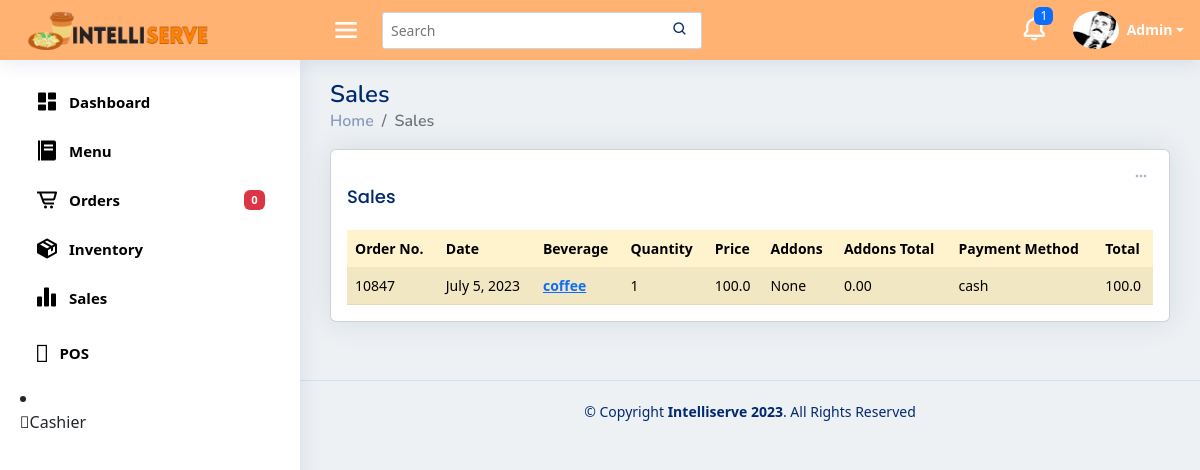
The app's page /sales with its own data.
### pos/models.py (models this page shows, shortened)
class buyItem(models.Model):
    buyName= models.CharField (max_length=255, null=True, blank=True)
    buySize = models.CharField(max_length=15, null=True, blank=True)
    buyQuantityMenu = models.PositiveIntegerField (null=True, blank=True)
    buyPrice = models.FloatField (null=True, blank=True)
    buyAddOns1 = models.CharField (max_length=255, null=True, blank=True)
    buyAddOns2 = models.CharField (max_length=255, null=True, blank=True)
    buyAddOns3 = models.CharField (max_length=255, null=True, blank=True)
    buyAddOns4 = models.CharField (max_length=255, null=True, blank=True)
    buyAddOns5 = models.CharField (max_length=255, null=True, blank=True)
    buyQuantityAO1 = models.PositiveIntegerField (null=True, blank=True)
    buyQuantityAO2 = models.PositiveIntegerField (null=True, blank=True)
    buyQuantityAO3 = models.PositiveIntegerField (null=True, blank=True)
    buyQuantityAO4 = models.PositiveIntegerField (null=True, blank=True)
    buyQuantityAO5 = models.PositiveIntegerField (null=True, blank=True)
    menuAOPrice1 = models.FloatField(default=0,null=True, blank=True)
    menuAOPrice2 = models.FloatField(default=0,null=True, blank=True)
    menuAOPrice3 = models.FloatField(default=0,null=True, blank=True)
    menuAOPrice4 = models.FloatField(default=0,null=True, blank=True)
    menuAOPrice5 = models.FloatField(default=0,null=True, blank=True)
    buyingredient1 = models.CharField (max_length=255, null=True, blank=True)
    buyingredient2 = models.CharField (max_length=255, null=True, blank=True)
    buyingredient3 = models.CharField (max_length=255, null=True, blank=True)
    buyingredient4 = models.CharField (max_length=255, null=True, blank=True)
    buyingredient5 = models.CharField (max_length=255, null=True, blank=True)
    buyingredient6 = models.CharField (max_length=255, null=True, blank=True)
    buyingredient7 = models.CharField (max_length=255, null=True, blank=True)
    buyingredient8 = models.CharField (max_length=255, null=True, blank=True)
    buyingredient9 = models.CharField (max_length=255, null=True, blank=True)
    buyingredient10 = models.CharField (max_length=255, null=True, blank=True)
    buyQuantityIng1 = models.PositiveIntegerField (null=True, blank=True)
    buyQuantityIng2 = models.PositiveIntegerField (null=True, blank=True)
    buyQuantityIng3 = models.PositiveIntegerField (null=True, blank=True)
    buyQuantityIng4 = models.PositiveIntegerField (null=True, blank=True)
    buyQuantityIng5 = models.PositiveIntegerField (null=True, blank=True)
    buyQuantityIng6 = models.PositiveIntegerField (null=True, blank=True)
    buyQuantityIng7 = models.PositiveIntegerField (null=True, blank=True)
    buyQuantityIng8 = models.PositiveIntegerField (null=True, blank=True)
    buyQuantityIng9 = models.PositiveIntegerField (null=True, blank=True)
    buyQuantityIng10 = models.PositiveIntegerField (null=True, blank=True)
    transaction = models.BooleanField(default=False)
    buyOrBought = models.BooleanField(default=False)
    DoneOrder = models.BooleanField(default=False)
    payment_method = models.CharField(max_length=255, choices=PAYMENT_CHOICES, null=True, blank=True)
    DineIn_Out = models.CharField(max_length=255, choices=IN_OUT, null=True, blank=True)
    AllPayment = models.FloatField(null=True, blank=True)
    tenderedPayment = models.FloatField(null=True, blank=True)
    orderNumber = models.PositiveIntegerField (null=True, blank=True)
    dateordered = models.DateTimeField (null=True, blank=True)
    priceSize = models.FloatField( null=True, blank=True)

### pos/views.py (the view)
# urls.py: path('sales', views.sales, name='sales'),
def sales(request):
    today = datetime.now().date()
    start_of_week = today - timedelta(days=today.weekday())  # Get the start date of the current week
    end_of_week = start_of_week + timedelta(days=6)  # Get the end date of the current week
    buyitem = buyItem.objects.filter(dateordered__date__range=[start_of_week, end_of_week])
    context = {
        'buyitem': buyitem,
    }
    return render(request, 'sales.html', context)

### pos/templates/sales.html (shortened to what this page needs)
{% extends "base.html" %}
{% block content %}
  <div class="pagetitle">
    <h1>Sales</h1>
    <nav>
      <ol class="breadcrumb">
        <li class="breadcrumb-item"><a href="/templates/index.html">Home</a></li>
        <li class="breadcrumb-item active">Sales</li>
      </ol>
    </nav>
  </div>
  <section class="section dashboard">
    <div class="row">
      <div class="col-lg-12 mb-2">
        <div class="row g-2">
           <div class="col-12">
            <div class="card top-selling overflow-auto">
              <div class="filter">
                <a class="icon" href="#" data-bs-toggle="dropdown"><i class='bx bx-dots-horizontal-rounded'></i></a>
              </div>
              <div class="card-body pb-0">
                <h5 class="card-title">Sales</h5>
                <table class="table rounded table-striped table-warning" id="salesTable">
                  <thead>
                    <tr>
                      <th scope="col">Order No.</th>
                      <th scope="col">Date</th>
                      <th scope="col">Beverage</th>
                      <th scope="col">Quantity</th>
                      <th scope="col">Price</th>
                      <th scope="col">Addons</th>
                      <th scope="col">Addons Total</th>
                      <th scope="col">Payment Method</th>
                      <th scope="col">Total</th>
                    </tr>
                  </thead>
                  <tbody>
                    {% regroup buyitem|dictsort:'orderNumber' by orderNumber as grouped_items %}
                    {% for group in grouped_items %}
                      {% if group.list.0.buyOrBought and group.list.0.DoneOrder %}
                        {% for sale in group.list %}
                          <tr>
                            {% if forloop.first %}
                            <td>{{ group.list.0.orderNumber }}</td>
                            <td id="date_{{ group.list.0.orderNumber }}">{{ group.list.0.dateordered.date }}</td>
                            <td>
                              <a href="{% url 'pos:receipt' orderNumber=group.list.0.orderNumber %}" class="text-primary fw-bold">{{ group.list.0.buyName }}</a>
                            </td>
                            <td>{{ sale.buyQuantityMenu }}</td>
                            <td>{{ sale.buyPrice }}</td>
                            <td>
                              {% if not sale.buyAddOns1 and not sale.buyAddOns2 and not sale.buyAddOns3 and not sale.buyAddOns4 and not sale.buyAddOns5 %}
                                None
                              {% endif %}
                            </td>
                            <td>
                              {% if not sale.menuAOPrice1 and not sale.menuAOPrice2 and not sale.menuAOPrice3 and not sale.menuAOPrice4 and not sale.menuAOPrice5 %}
                                0.00
                              {% endif %}
                            </td>
                            <td>{{ sale.payment_method }}</td>
                            <td>{{ sale.AllPayment }}</td>
                            {% endif %}
                          </tr>
                        {% endfor %}
                      {% endif %}
                    {% endfor %}
                  </tbody>
                </table>
              </div>
            </div>
          </div>
        </div>
      </div>
      </div>
    </section>
    {% endblock content %}

### pos/static/style.css (style rules this page uses)
:root { scroll-behavior: smooth; }
body { font-family: "Open Sans", sans-serif; background-color: #EDF1F4 !important; }
a { color: #4154f1; text-decoration: none; }
h1, h2, h3, h4, h5, h6 { font-family: "Nunito", sans-serif; }
.pagetitle { margin-bottom: 10px; }
.pagetitle h1 { font-size: 24px; margin-bottom: 0; font-weight: 600; color: #012970; }
.card { margin-bottom: 30px; border: none; border-radius: 5px; box-shadow: 0px 0 30px rgba(1, 41, 112, 0.1); }
.card-title { padding: 20px 0 15px 0; font-size: 18px; font-weight: 500; color: #012970; font-family: "Poppins", sans-serif; }
.card-body { padding: 0 20px 20px 20px; }
.breadcrumb { font-size: 14px; font-family: "Nunito", sans-serif; color: #899bbd; font-weight: 600; }
.breadcrumb a { color: #899bbd; transition: 0.3s; text-decoration: none; }
.breadcrumb .breadcrumb-item::before { color: #899bbd; }
.breadcrumb .active { color: #51678f; font-weight: 600; }
.dashboard .filter { position: absolute; right: 0px; top: 15px; }
.dashboard .filter .icon { color: #aab7cf; padding-right: 20px; padding-bottom: 5px; transition: 0.3s; font-size: 16px; }
.dashboard .top-selling { font-size: 14px; }
.dashboard .top-selling .table thead { background: #f6f6fe; }
.dashboard .top-selling .table thead th { border: 0; }
.dashboard .top-selling .table tbody td { vertical-align: middle; }

### records on screen
buyItem: list.0.orderNumber "10847", list.0.dateordered "July 5, 2023", list.0.buyName "coffee", buyQuantityMenu "1", buyPrice "100.0", shows "None", menuAOPrice1 "0.00", payment_method "cash", AllPayment "100.0"

### other values on screen
{{ cart_items|length }} "0"
